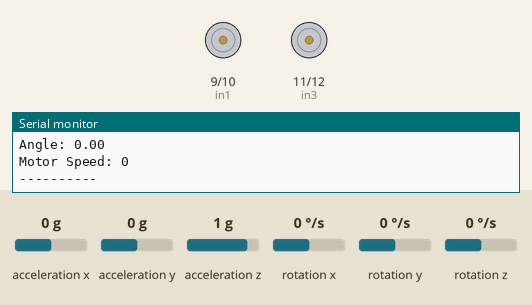
Bench run of a sketch on a simulated Arduino Uno, built with avr-gcc and run on an emulated ATmega328P. Shown: motor-driver pin pairs drawn as motors (green arrow = first pin HIGH = forward, orange = second pin HIGH = backward, longer = more drive, scaled by the enable pin), the last lines printed to the serial monitor. Inputs (shaded band) come from the test bench; at power-on: acceleration y 0 g, rotation x 0 °/s, acceleration x 0 g, acceleration z 1 g, rotation y 0 °/s, rotation z 0 °/s.

Above: at 1.2 s.
1.3 s: acceleration y set to -1.4 g
At 2.8 s:
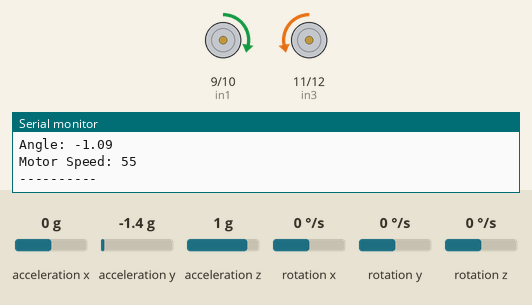
5.2 s: rotation x set to 192 °/s
At 7.8 s:
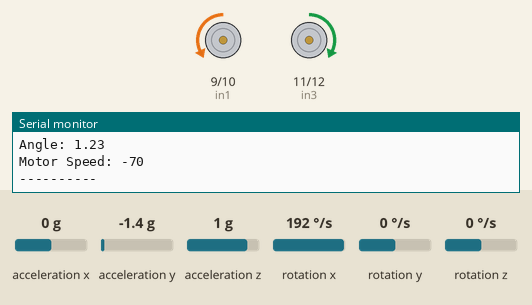
9.1 s: rotation x set to -192 °/s
At 12.9 s:
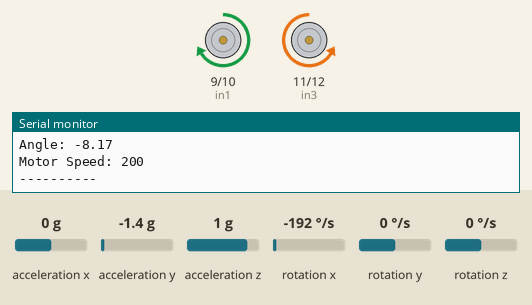
Timing chart, 0 to 14.4 s (numbered marks = the images above; inputs shaded):
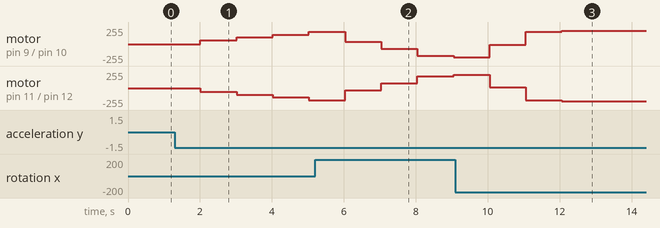

The sketch:

sbcar.ino
```cpp
#include <Wire.h>
#include <MPU6050.h>

MPU6050 mpu;

int pwmA = 3;
int pwmB = 5;
int in1 = 9;
int in2 = 10;
int in3 = 11;
int in4 = 12;

// PID constants
float Kp = 40;
float Ki = 0.5;
float Kd = 10;

float angle, error, previous_error;
float P = 0, I = 0, D = 0;
float PIDvalue = 0;

const int maxSpeed = 200;

int motorSpeed;

int16_t ax, ay, az;
int16_t gx, gy, gz;

void setup() {
  Serial.begin(9600);
  Wire.begin();
  mpu.initialize();

  pinMode(in1, OUTPUT);
  pinMode(in2, OUTPUT);
  pinMode(in3, OUTPUT);
  pinMode(in4, OUTPUT);
  pinMode(pwmA, OUTPUT);
  pinMode(pwmB, OUTPUT);

  analogWrite(pwmA, 0);
  analogWrite(pwmB, 0);
}

void loop() {
  angle = readAngle();
  error = 0 - angle;

  P = error;
  I = I + error;
  D = error - previous_error;

  PIDvalue = (Kp * P) + (Ki * I) + (Kd * D);
  PIDvalue = constrain(PIDvalue, -maxSpeed, maxSpeed);

  motorSpeed = PIDvalue;

  if (motorSpeed > 0) {
    forward();
  } else if (motorSpeed < 0) {
    backward();
  } else {
    stop();
  }

  analogWrite(pwmA, abs(motorSpeed));
  analogWrite(pwmB, abs(motorSpeed));

  previous_error = error;

  Serial.print("Angle: "); Serial.println(angle);
  Serial.print("Motor Speed: "); Serial.println(motorSpeed);
  Serial.println("----------");

  delay(1000);
}

float readAngle() {
  mpu.getMotion6(&ax, &ay, &az, &gx, &gy, &gz);

  float accAngle = atan2(ay, az) * 180 / PI;
  float gyroRate = gx / 131.0;

  static float angle = 0;
  float dt = 0.02;
  angle = 0.98 * (angle + gyroRate * dt) + 0.02 * accAngle;

  return angle;
}

void forward() {
  digitalWrite(in1, HIGH);
  digitalWrite(in2, LOW);
  digitalWrite(in3, LOW);
  digitalWrite(in4, HIGH);
}

void backward() {
  digitalWrite(in1, LOW);
  digitalWrite(in2, HIGH);
  digitalWrite(in3, HIGH);
  digitalWrite(in4, LOW);
}

void stop() {
  digitalWrite(in1, LOW);
  digitalWrite(in2, LOW);
  digitalWrite(in3, LOW);
  digitalWrite(in4, LOW);
}
```

Measured:
- after the input at 9.1 s, motor on pin 9 (in1) / pin 10 (in2): backward 200/255 → backward 10/255 after 0.95 s, → forward 185/255 1.0 s later, → forward 200/255 1.0 s later; motor on pin 11 (in3) / pin 12 (in4): forward 200/255 → forward 10/255 after 0.95 s, → backward 185/255 1.0 s later, → backward 200/255 1.0 s later
